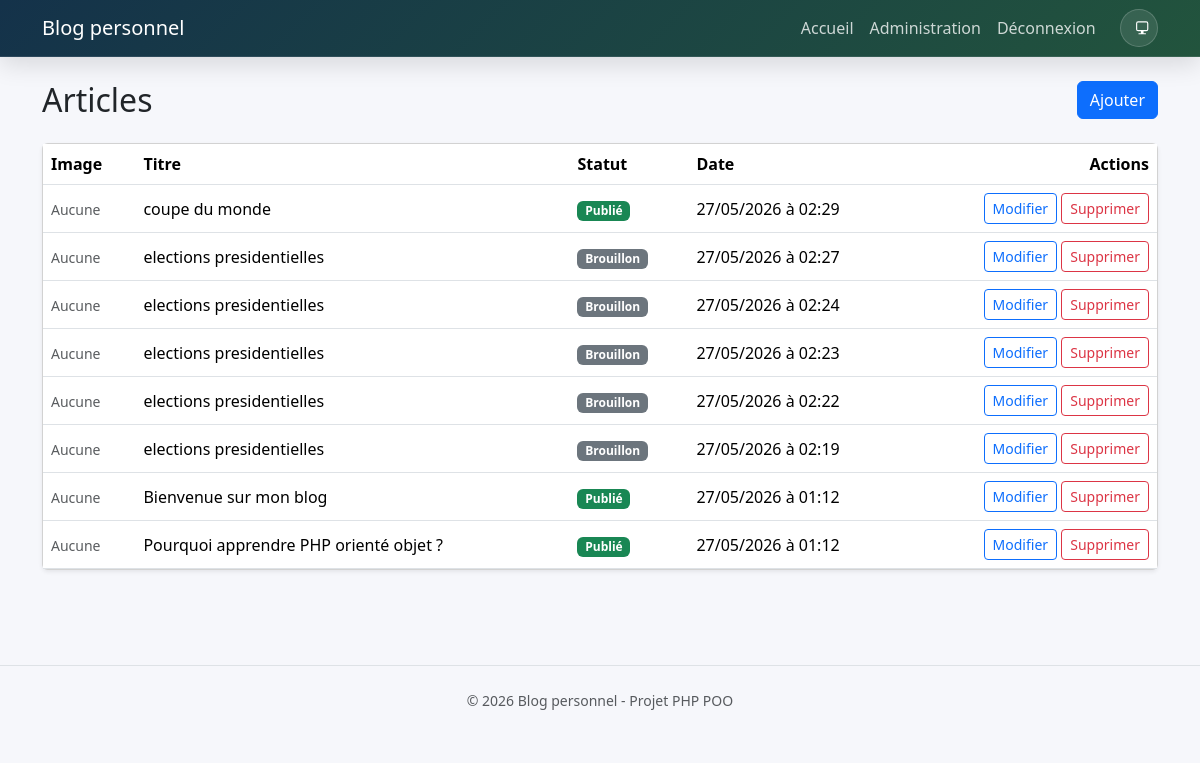
/admin/articles.php (signed in), run on the app's committed database.
### tables this page shows
CREATE TABLE `articles` (
  `id` int(10) UNSIGNED NOT NULL,
  `title` varchar(180) NOT NULL,
  `content` text NOT NULL,
  `image` varchar(255) DEFAULT NULL,
  `is_published` tinyint(1) NOT NULL DEFAULT 1,
  `created_at` datetime NOT NULL DEFAULT current_timestamp(),
  `updated_at` datetime DEFAULT NULL
);

### includes/admin-header.php (called while the page is built, shortened)
<?php
require_once __DIR__ . '/../config/config.php';
require_once __DIR__ . '/header.php';
?>

### config/config.php (called while the page is built, shortened)
<?php
function e(?string $value): string
{
    return htmlspecialchars($value ?? '', ENT_QUOTES, 'UTF-8');
}
function formatDate(string $date): string
{
    return date('d/m/Y à H:i', strtotime($date));
}

### classes/Database.php (called while the page is built)
<?php
require_once __DIR__ . '/../config/config.php';
class Database
{
    private static ?PDO $connection = null;
    public static function getConnection(): PDO
    {
        if (self::$connection === null) {
            $dsn = 'mysql:host=' . DB_HOST . ';dbname=' . DB_NAME . ';charset=utf8mb4';
            self::$connection = new PDO($dsn, DB_USER, DB_PASS, [
                PDO::ATTR_ERRMODE => PDO::ERRMODE_EXCEPTION,
                PDO::ATTR_DEFAULT_FETCH_MODE => PDO::FETCH_ASSOC,
                PDO::ATTR_EMULATE_PREPARES => false,
            ]);
        }
        return self::$connection;
    }
}

### classes/Article.php (called while the page is built, shortened)
<?php
require_once __DIR__ . '/Database.php';
class Article
{
    private PDO $db;
    public function __construct()
    {
        $this->db = Database::getConnection();
    }
    public function getAll(): array
    {
        $stmt = $this->db->query('SELECT * FROM articles ORDER BY created_at DESC');
        return $stmt->fetchAll();
    }
}

### admin/articles.php (the view, shortened to what this page needs)
<?php
require_once __DIR__ . '/../includes/admin-header.php';
require_once __DIR__ . '/../classes/Article.php';
$articleModel = new Article();
$articles = $articleModel->getAll();
?>
<section class="py-4">
    <div class="d-flex justify-content-between align-items-center mb-4">
        <h1 class="h2 mb-0">Articles</h1>
        <a class="btn btn-primary" href="<?= e(BASE_URL . '/admin/article-create.php') ?>">Ajouter</a>
    </div>
    <div class="card shadow-sm">
        <div class="table-responsive">
            <table class="table align-middle mb-0">
                <thead>
                    <tr>
                        <th>Image</th>
                        <th>Titre</th>
                        <th>Statut</th>
                        <th>Date</th>
                        <th class="text-end">Actions</th>
                    </tr>
                </thead>
                <tbody>
                    <?php foreach ($articles as $article): ?>
                        <tr>
                            <td>
                                <?php if (!empty($article['image'])): ?>
                                    <img class="rounded admin-table-image" src="<?= e(BASE_URL . '/uploads/' . $article['image']) ?>" alt="">
                                <?php else: ?>
                                    <span class="text-muted small">Aucune</span>
                                <?php endif; ?>
                            </td>
                            <td><?= e($article['title']) ?></td>
                            <td>
                                <span class="badge <?= (int)$article['is_published'] === 1 ? 'text-bg-success' : 'text-bg-secondary' ?>">
                                    <?= (int)$article['is_published'] === 1 ? 'Publié' : 'Brouillon' ?>
                                </span>
                            </td>
                            <td><?= e(formatDate($article['created_at'])) ?></td>
                            <td class="text-end">
                                <a class="btn btn-sm btn-outline-primary" href="<?= e(BASE_URL . '/admin/article-edit.php?id=' . $article['id']) ?>">Modifier</a>
                                <a class="btn btn-sm btn-outline-danger" href="<?= e(BASE_URL . '/admin/article-delete.php?id=' . $article['id']) ?>" onclick="return confirm('Supprimer cet article ?')">Supprimer</a>
                            </td>
                        </tr>
                    <?php endforeach; ?>
                </tbody>
            </table>
        </div>
    </div>
</section>
<?php require_once __DIR__ . '/../includes/footer.php'; ?>

### includes/header.php (shortened to what this page needs)
<!doctype html>
<html lang="fr" data-bs-theme="light">
<head>
    <link href="https://cdn.jsdelivr.net/npm/bootstrap@5.3.3/dist/css/bootstrap.min.css" rel="stylesheet">
    <link href="<?= e(BASE_URL . '/assets/css/style.css') ?>" rel="stylesheet">
</head>
<body>
<nav class="navbar navbar-expand-lg app-navbar">
    <div class="container">
        <a class="navbar-brand" href="<?= e(BASE_URL . '/index.php') ?>">Blog personnel</a>
        <div class="collapse navbar-collapse" id="mainMenu">
            <ul class="navbar-nav ms-auto align-items-lg-center">
                <li class="nav-item">
                    <a class="nav-link" href="<?= e(BASE_URL . '/index.php') ?>">Accueil</a>
                </li>
                <?php if (isset($_SESSION['user_id'])): ?>
                    <li class="nav-item">
                        <a class="nav-link" href="<?= e(BASE_URL . '/admin/dashboard.php') ?>">Administration</a>
                    </li>
                    <li class="nav-item">
                        <a class="nav-link" href="<?= e(BASE_URL . '/logout.php') ?>">Déconnexion</a>
                    </li>
                <?php else: ?>
                    <li class="nav-item">
                        <a class="nav-link" href="<?= e(BASE_URL . '/login.php') ?>">Connexion</a>
                    </li>
                <?php endif; ?>
            </ul>
            <button class="btn theme-toggle ms-lg-3 mt-3 mt-lg-0" type="button" data-theme-toggle aria-label="Changer le thème" title="Thème automatique">
            </button>
        </div>
    </div>
</nav>
<main class="container">

### includes/footer.php (shortened to what this page needs)
</main>
<footer class="border-top mt-5 py-4">
    <div class="container text-center text-muted small">
        &copy; <?= date('Y') ?> Blog personnel - Projet PHP POO
    </div>
</footer>
</body>
</html>

### assets/css/style.css (style rules this page uses)
:root { --app-bg: #f6f7fb; --app-navbar-bg: linear-gradient(135deg, #17202a, #22313f); --app-navbar-border: rgba(255, 255, 255, .1); --app-toggle-bg: rgba(255, 255, 255, .1); --app-toggle-color: #fff; --app-toggle-border: rgba(255, 255, 255, .18); --app-toggle-hover: rgba(255, 255, 255, .18); --app-content-bg: #fff; }
[data-theme-preference="auto"] { --app-navbar-bg: linear-gradient(135deg, #14324a, #22543d); }
body { background-color: var(--app-bg); }
main.container { min-height: 70vh; }
.app-navbar { --bs-navbar-color: rgba(255, 255, 255, .78); --bs-navbar-hover-color: #fff; --bs-navbar-active-color: #fff; --bs-navbar-brand-color: #fff; --bs-navbar-brand-hover-color: #fff; --bs-navbar-toggler-border-color: rgba(255, 255, 255, .22); background: var(--app-navbar-bg); border-bottom: 1px solid var(--app-navbar-border); box-shadow: 0 .5rem 1.5rem rgba(0, 0, 0, .12); transition: background .25s ease, border-color .25s ease, box-shadow .25s ease; }
.theme-toggle { width: 2.4rem; height: 2.4rem; display: inline-grid; place-items: center; color: var(--app-toggle-color); background: var(--app-toggle-bg); border: 1px solid var(--app-toggle-border); border-radius: 999px; transition: background-color .2s ease, border-color .2s ease, transform .2s ease; }
.theme-icon { width: 1.15rem; height: 1.15rem; display: none; fill: currentColor; }
[data-theme-preference="auto"] .theme-icon-auto, [data-theme-preference="light"] .theme-icon-light, [data-theme-preference="dark"] .theme-icon-dark { display: block; }

### data on the page
articles: shows "Aucune", title "coupe du monde", is_published "Publié", created_at "27/05/2026 à 02:29"
articles: shows "Aucune", title "elections presidentielles", is_published "Brouillon", created_at "27/05/2026 à 02:27"
articles: shows "Aucune", title "elections presidentielles", is_published "Brouillon", created_at "27/05/2026 à 02:24"
articles: shows "Aucune", title "elections presidentielles", is_published "Brouillon", created_at "27/05/2026 à 02:23"
articles: shows "Aucune", title "elections presidentielles", is_published "Brouillon", created_at "27/05/2026 à 02:22"
articles: shows "Aucune", title "elections presidentielles", is_published "Brouillon", created_at "27/05/2026 à 02:19"
articles: shows "Aucune", title "Bienvenue sur mon blog", is_published "Publié", created_at "27/05/2026 à 01:12"
articles: shows "Aucune", title "Pourquoi apprendre PHP orienté objet ?", is_published "Publié", created_at "27/05/2026 à 01:12"
